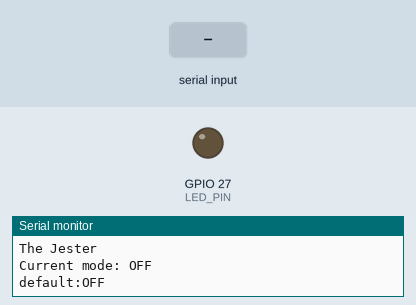
Recording of a program running on a simulated ESP32. Parts: output pins drawn as LEDs (lit = HIGH), the last lines printed to the serial monitor. Dashed ring = blinking. The test bench sets the inputs (shaded band). Random numbers use the default seed unless the program sets one; EEPROM starts erased; no radio packets arrive unless stated.

Above: at 1.7 s.
1.8 s: "mode:bluetooth\n" received over Serial
At 2.6 s:
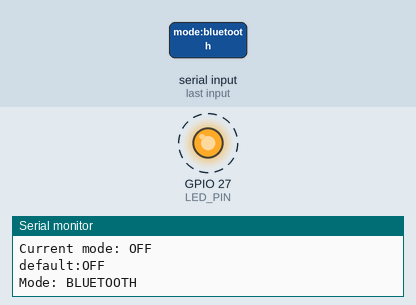
6.3 s: "mode:off\n" received over Serial
Timing chart, 0 to 9.3 s (numbered marks = the images above; inputs shaded):
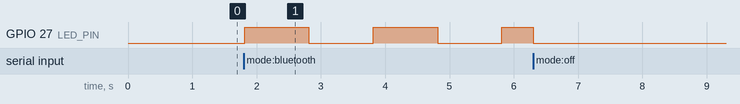

Measured:
- after the input at 1.8 s, GPIO 27 (LED_PIN): alternates HIGH for 1.0 s and LOW for 1.0 s, starting at once

The program:

main.cpp
```cpp
#include "RF24.h"
#include <SPI.h>
#include "esp_bt.h"
#include "esp_wifi.h"
#include "Preferences.h"

constexpr int SPI_SPEED = 16000000;
constexpr int LED_PIN = 27;

SPIClass *spiVSPI = nullptr;
SPIClass *spiHSPI = nullptr;
RF24 radioVSPI(22, 21, SPI_SPEED);
RF24 radioHSPI(16, 15, SPI_SPEED);

int bluetooth_channels[] = {32, 34, 46, 48, 50, 52, 0, 1, 2, 4, 6, 8, 22, 24, 26, 28, 30, 74, 76, 78, 80};
int ble_channels[] = {2, 26, 80};

enum Mode {
  OFF,
  BLUETOOTH,
  BLE,
  BOTH
};

Mode currentMode = OFF;
String inputString = "";
unsigned long lastBlinkTime = 0;
int blinkCount = 0;
bool ledOn = false;

Preferences preferences;

String getModeString(Mode mode) {
  switch (mode) {
    case OFF:
      return "OFF";
    case BLUETOOTH:
      return "BLUETOOTH";
    case BLE:
      return "BLE";
    case BOTH:
      return "BOTH";
    default:
      return "UNKNOWN";
  }
}

void saveDefaultMode(Mode mode) {
  preferences.begin("rfclown", false);
  preferences.putUChar("mode", (uint8_t)mode);
  preferences.end();
  Serial.println("Default mode: " + getModeString(mode));
}

Mode loadDefaultMode() {
  preferences.begin("rfclown", false);
  uint8_t mode = preferences.getUChar("mode", (uint8_t)OFF);
  preferences.end();
  return (Mode)mode;
}

void sendCurrentMode() {
  if (Serial) {
    Serial.println("default:" + getModeString(currentMode));
    Serial.flush();
  }
}

void configureRadio(RF24 &radio, int channel, SPIClass *spi) {
    if (radio.begin(spi)) {
        radio.setAutoAck(false);
        radio.stopListening();
        radio.setRetries(0, 0);
        radio.setPALevel(RF24_PA_MAX, true);
        radio.setDataRate(RF24_2MBPS);
        radio.setCRCLength(RF24_CRC_DISABLED);
        radio.startConstCarrier(RF24_PA_HIGH, channel);
    }
}

void setup() {
  Serial.begin(115200);

  pinMode(LED_PIN, OUTPUT);
  digitalWrite(LED_PIN, LOW);

  currentMode = loadDefaultMode();

  esp_bt_controller_deinit();
  esp_wifi_stop();
  esp_wifi_deinit();
  esp_wifi_disconnect();

  spiVSPI = new SPIClass(VSPI);
  spiVSPI->begin();
  configureRadio(radioVSPI, ble_channels[0], spiVSPI);

  spiHSPI = new SPIClass(HSPI);
  spiHSPI->begin();
  configureRadio(radioHSPI, bluetooth_channels[0], spiHSPI);

  Serial.println("The Jester");
  Serial.println("Current mode: " + getModeString(currentMode));

  delay(500);
  if (Serial) {
    sendCurrentMode();
  }
}

void activateMode(Mode mode) {
  currentMode = mode;
  blinkCount = 0;
  lastBlinkTime = 0;
  Serial.println("Mode: " + getModeString(mode));
}

void handleCommand() {
  inputString.trim();
  inputString.toLowerCase();

  if (inputString == "help") {
    Serial.println(
      "mode:<mode> - set mode off, bluetooth, ble, both\n"
      "default:<mode> - set default mode off, bluetooth, ble, both"
    );

  } else if (inputString == "mode:off") {
    activateMode(OFF);
  } else if (inputString == "mode:bluetooth") {
    activateMode(BLUETOOTH);
  } else if (inputString == "mode:ble") {
    activateMode(BLE);
  } else if (inputString == "mode:both") {
    activateMode(BOTH);
  } else if (inputString == "default:off") {
    saveDefaultMode(OFF);
  } else if (inputString == "default:bluetooth") {
    saveDefaultMode(BLUETOOTH);
  } else if (inputString == "default:ble") {
    saveDefaultMode(BLE);
  } else if (inputString == "default:both") {
    saveDefaultMode(BOTH);
  } else {
    Serial.print("Unknown command: ");
    Serial.println(inputString);
  }

  inputString = "";
}

void checkBlink(unsigned long currentTime, int interval, int times) {
  if (ledOn) {
    if (currentTime - lastBlinkTime >= interval) {
      digitalWrite(LED_PIN, LOW);
      ledOn = false;
      blinkCount++;
      lastBlinkTime = currentTime;
    }
  } else {
    if (blinkCount < times) {
      if (currentTime - lastBlinkTime >= interval) {
        digitalWrite(LED_PIN, HIGH);
        ledOn = true;
        lastBlinkTime = currentTime;
      }
    } else {
      if (currentTime - lastBlinkTime >= 1000) {
        digitalWrite(LED_PIN, HIGH);
        ledOn = true;
        blinkCount = 0;
        lastBlinkTime = currentTime;
      }
    }
  }
}

void handleLed() {
  unsigned long currentTime = millis();

  switch (currentMode) {
    case OFF:
      digitalWrite(LED_PIN, LOW);
      break;

    case BLUETOOTH:
      checkBlink(currentTime, 1000, 1);
      break;

    case BLE:
      checkBlink(currentTime, 300, 2);
      break;

    case BOTH:
      checkBlink(currentTime, 200, 3);
      break;
  }
}

void jamBLE() {
  int randomIndex = random(0, sizeof(ble_channels) / sizeof(ble_channels[0]));
  int channel = ble_channels[randomIndex];
  radioVSPI.setChannel(channel);
  radioHSPI.setChannel(channel);
}

void jamBluetooth() {
  int randomIndex = random(0, sizeof(bluetooth_channels) / sizeof(bluetooth_channels[0]));
  int channel = bluetooth_channels[randomIndex];
  radioVSPI.setChannel(channel);
  radioHSPI.setChannel(channel);
}

void jamAll() {
  if (random(0, 2)) {
      jamBluetooth();
  } else {
      jamBLE();
  }
  //delayMicroseconds(20);
}

void executeMode() {
    switch (currentMode) {
        case OFF:
            //radioVSPI.powerDown();
            //radioHSPI.powerDown();
            delay(100);
            break;
        case BLE:
            jamBLE();
            break;
        case BLUETOOTH:
            jamBluetooth();
            break;
        case BOTH:
            jamAll();
            break;
    }
}

void loop() {
  handleLed();
  executeMode();
}

void serialEvent() {
  while (Serial.available()) {
    char inChar = (char)Serial.read();

    if (inChar == '\n') {
      if (inputString.length() > 0) {
        handleCommand();
      }
    } else {
      inputString += inChar;
    }
  }
}
```
